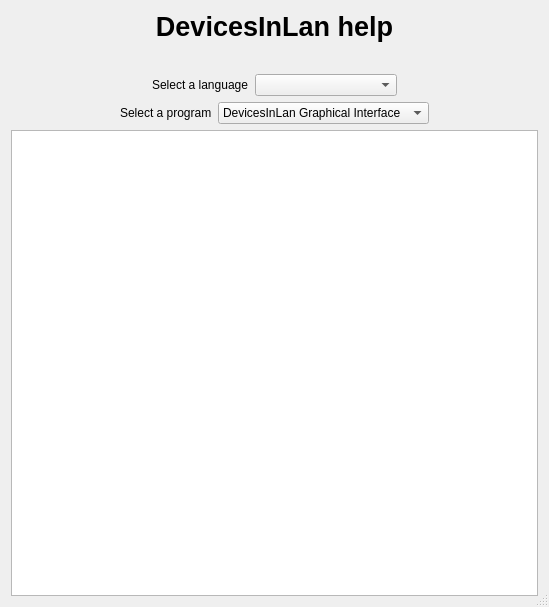
<?xml version="1.0" encoding="UTF-8"?>
<ui version="4.0">
 <class>frmHelp</class>
 <widget class="QDialog" name="frmHelp">
  <property name="windowModality">
   <enum>Qt::WindowModal</enum>
  </property>
  <property name="geometry">
   <rect>
    <x>0</x>
    <y>0</y>
    <width>549</width>
    <height>607</height>
   </rect>
  </property>
  <property name="windowTitle">
   <string>DevicesInLan help</string>
  </property>
  <property name="windowIcon">
   <iconset resource="../images/devicesinlan.qrc">
    <normaloff>:/help.png</normaloff>:/help.png</iconset>
  </property>
  <property name="sizeGripEnabled">
   <bool>true</bool>
  </property>
  <property name="modal">
   <bool>true</bool>
  </property>
  <layout class="QHBoxLayout" name="horizontalLayout_4">
   <item>
    <layout class="QVBoxLayout" name="verticalLayout">
     <item>
      <widget class="QLabel" name="lblApp">
       <property name="font">
        <font>
         <pointsize>20</pointsize>
         <bold>true</bold>
        </font>
       </property>
       <property name="text">
        <string>DevicesInLan help</string>
       </property>
       <property name="alignment">
        <set>Qt::AlignCenter</set>
       </property>
      </widget>
     </item>
     <item>
      <layout class="QHBoxLayout" name="horizontalLayout">
       <item>
        <spacer name="horizontalSpacer">
         <property name="orientation">
          <enum>Qt::Horizontal</enum>
         </property>
         <property name="sizeHint" stdset="0">
          <size>
           <width>40</width>
           <height>20</height>
          </size>
         </property>
        </spacer>
       </item>
       <item>
        <widget class="QLabel" name="lblPixmap">
         <property name="maximumSize">
          <size>
           <width>68</width>
           <height>68</height>
          </size>
         </property>
         <property name="pixmap">
          <pixmap resource="../images/devicesinlan.qrc">:/help.png</pixmap>
         </property>
         <property name="scaledContents">
          <bool>true</bool>
         </property>
         <property name="alignment">
          <set>Qt::AlignCenter</set>
         </property>
        </widget>
       </item>
       <item>
        <spacer name="horizontalSpacer_2">
         <property name="orientation">
          <enum>Qt::Horizontal</enum>
         </property>
         <property name="sizeHint" stdset="0">
          <size>
           <width>40</width>
           <height>20</height>
          </size>
         </property>
        </spacer>
       </item>
      </layout>
     </item>
     <item>
      <layout class="QHBoxLayout" name="horizontalLayout_2">
       <item>
        <spacer name="horizontalSpacer_3">
         <property name="orientation">
          <enum>Qt::Horizontal</enum>
         </property>
         <property name="sizeHint" stdset="0">
          <size>
           <width>40</width>
           <height>20</height>
          </size>
         </property>
        </spacer>
       </item>
       <item>
        <widget class="QLabel" name="label_2">
         <property name="text">
          <string>Select a language</string>
         </property>
        </widget>
       </item>
       <item>
        <widget class="QComboBox" name="cmbLanguage">
         <property name="sizePolicy">
          <sizepolicy hsizetype="Expanding" vsizetype="Fixed">
           <horstretch>0</horstretch>
           <verstretch>0</verstretch>
          </sizepolicy>
         </property>
         <property name="sizeAdjustPolicy">
          <enum>QComboBox::AdjustToContents</enum>
         </property>
        </widget>
       </item>
       <item>
        <spacer name="horizontalSpacer_4">
         <property name="orientation">
          <enum>Qt::Horizontal</enum>
         </property>
         <property name="sizeHint" stdset="0">
          <size>
           <width>40</width>
           <height>20</height>
          </size>
         </property>
        </spacer>
       </item>
      </layout>
     </item>
     <item>
      <layout class="QHBoxLayout" name="horizontalLayout_3">
       <item>
        <spacer name="horizontalSpacer_5">
         <property name="orientation">
          <enum>Qt::Horizontal</enum>
         </property>
         <property name="sizeHint" stdset="0">
          <size>
           <width>40</width>
           <height>20</height>
          </size>
         </property>
        </spacer>
       </item>
       <item>
        <widget class="QLabel" name="label_3">
         <property name="text">
          <string>Select a program</string>
         </property>
        </widget>
       </item>
       <item>
        <widget class="QComboBox" name="cmbProgram">
         <property name="sizePolicy">
          <sizepolicy hsizetype="Expanding" vsizetype="Fixed">
           <horstretch>0</horstretch>
           <verstretch>0</verstretch>
          </sizepolicy>
         </property>
         <property name="sizeAdjustPolicy">
          <enum>QComboBox::AdjustToContents</enum>
         </property>
         <item>
          <property name="text">
           <string>DevicesInLan Graphical Interface</string>
          </property>
          <property name="icon">
           <iconset resource="../images/devicesinlan.qrc">
            <normaloff>:/devicesinlan.png</normaloff>:/devicesinlan.png</iconset>
          </property>
         </item>
         <item>
          <property name="text">
           <string>DevicesInLan Console</string>
          </property>
          <property name="icon">
           <iconset resource="../images/devicesinlan.qrc">
            <normaloff>:/devicesinlan.png</normaloff>:/devicesinlan.png</iconset>
          </property>
         </item>
        </widget>
       </item>
       <item>
        <spacer name="horizontalSpacer_6">
         <property name="orientation">
          <enum>Qt::Horizontal</enum>
         </property>
         <property name="sizeHint" stdset="0">
          <size>
           <width>40</width>
           <height>20</height>
          </size>
         </property>
        </spacer>
       </item>
      </layout>
     </item>
     <item>
      <widget class="QTextBrowser" name="viewer"/>
     </item>
    </layout>
   </item>
  </layout>
 </widget>
 <resources>
  <include location="../images/devicesinlan.qrc"/>
  <include location="../images/devicesinlan.qrc"/>
  <include location="../images/devicesinlan.qrc"/>
  <include location="../../images/devicesinlan.qrc"/>
 </resources>
 <connections/>
</ui>
